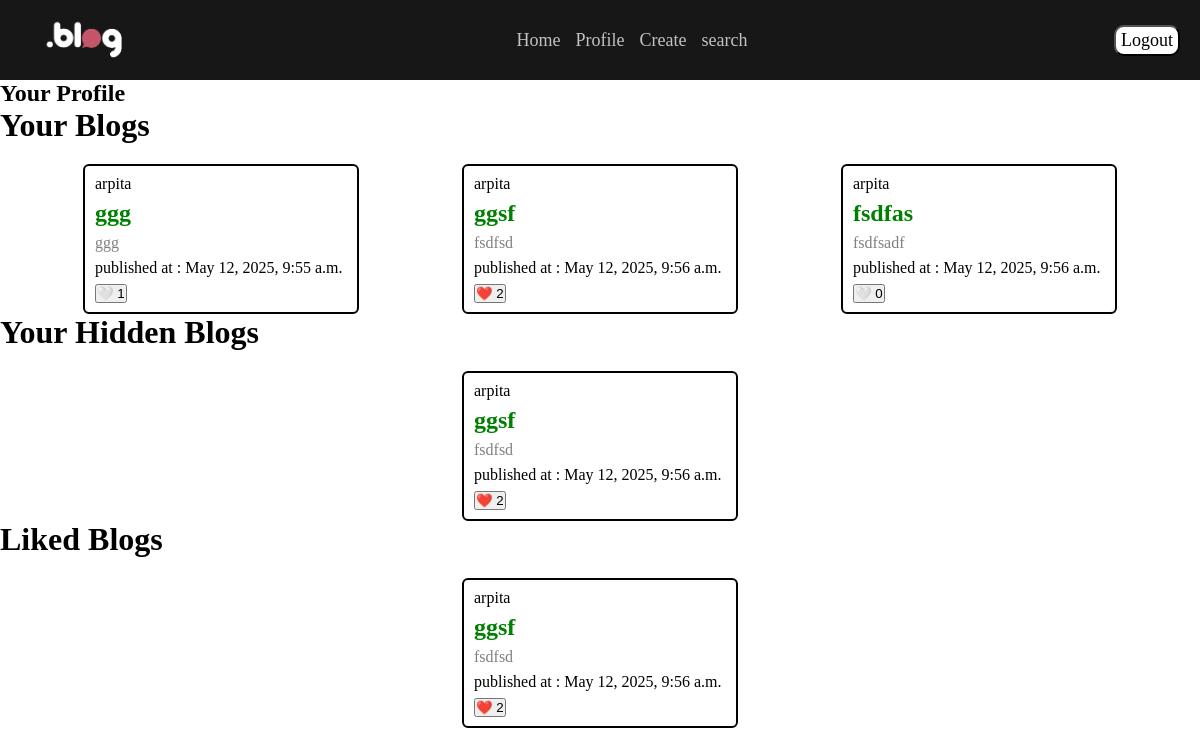
The app's page /profile/ (signed in), older data.
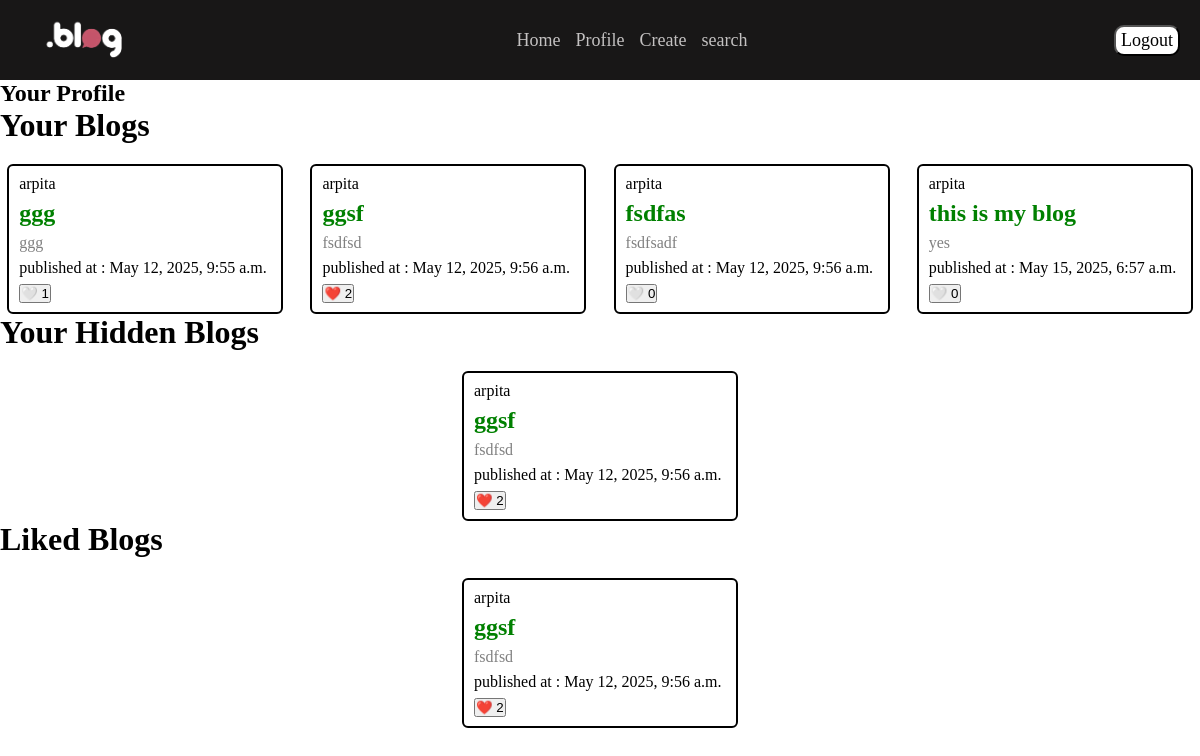
The same page, newer data.
### basic/models.py (models this page shows, shortened)
class Blog(models.Model):
    title = models.CharField(max_length=100)
    content = models.TextField()
    is_published = models.BooleanField(default=False)
    created_at = models.DateTimeField(auto_now_add=True)
    like = models.IntegerField(default=0)
    user = models.ForeignKey(
        settings.AUTH_USER_MODEL,
        on_delete=models.CASCADE, # agar user delete hua to uske sarey blogs delete ho jayenge.
        default= None,
    )

### user/models.py (models this page shows)
class CustomUser(AbstractUser):
    email = models.EmailField(max_length=255,unique=True)

### userprofile/views.py (the view)
# urls.py: path('profile/',profile_view,name='profile_view')
def profile_view(request):
    is_logged_in = check_login_view(request)
    if is_logged_in:
        my_blogs = Blog.objects.filter(user=request.user)
        profile = UserProfile.objects.get(user=request.user)
        liked_blogs = Blog.objects.filter(
            id__in=json.loads(profile.liked_blog_ids))
        hidden_blogs = Blog.objects.filter(is_published__exact = False)
        context = {
            "is_logged_in": is_logged_in,
            "my_blogs": my_blogs,
            "liked_list": json.loads(profile.liked_blog_ids),
            "liked_blogs" : liked_blogs,
            "hidden_blogs" : hidden_blogs
        }
        return render(request, 'userprofile/userprofile.html', context=context)
    else:
        return HttpResponseRedirect('/')

### user/views.py (called while the page is built)
def check_login_view(request):
    if request.user.is_authenticated:
        return True
    else:
        return False

### userprofile/templates/userprofile/userprofile.html (shortened to what this page needs)
{% extends "basic/base.html" %}
{% load static %}
{% block "styleSheet" %}
{{block.super}}
<link rel="stylesheet" href="{% static 'basic/css/blogCard.css' %}">
{% endblock "styleSheet" %}
{% block "mainContent" %}
<h2>Your Profile</h2>
<h1>Your Blogs</h1>
<div class="blog-card-container">
{% include "basic/components/cards.html" with blogs=my_blogs %}
</div>
<h1>Your Hidden Blogs</h1>
<div class="blog-card-container">
{% include "basic/components/cards.html" with blogs=hidden_blogs %}
</div>
{% if liked_blogs|length == 0 %}
<h2>No Liked Blogs</h2>
{% else %}
<h1>Liked Blogs</h1>
<div class="blog-card-container">
{% include "basic/components/cards.html" with blogs=liked_blogs %}
</div>
{% endif %}
{% endblock "mainContent" %}

### basic/templates/basic/components/cards.html (shortened to what this page needs)
{% for item in blogs %}
<div class="blog-card">
    {{item.user.username}}
    <h2 class='cursor-pointer'><a href="{% url 'blog_content_view' item.id 'no' %}">{{item.title}}</a></h2>
    <p>{{item.content|truncatewords:15}}</p>
    <span>published at : {{item.created_at}}</span>
    <form method='POST' action="{% url 'update_like_count_view' item.id %}">
        {% if item.id in liked_list %}
             <button type="submit">❤️ {{item.like}}</button>
        {% else %}
             <button type="submit">🤍 {{item.like}}</button>
        {% endif %}
    </form>
</div>
{% endfor %}

Row changes from the older to the newer data that the page shows:
added Blog: user.username "arpita", title "this is my blog", content "yes", created_at "May 15, 2025, 6:57 a.m.", like "0"
